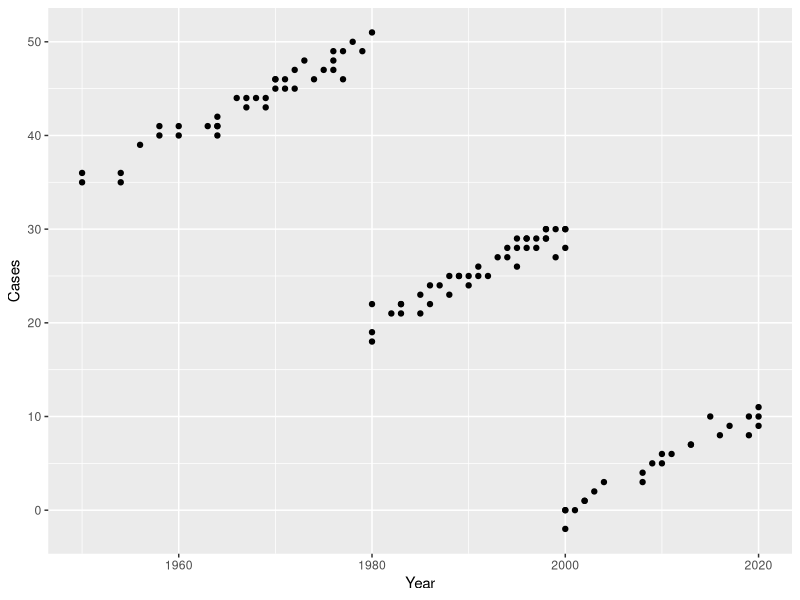
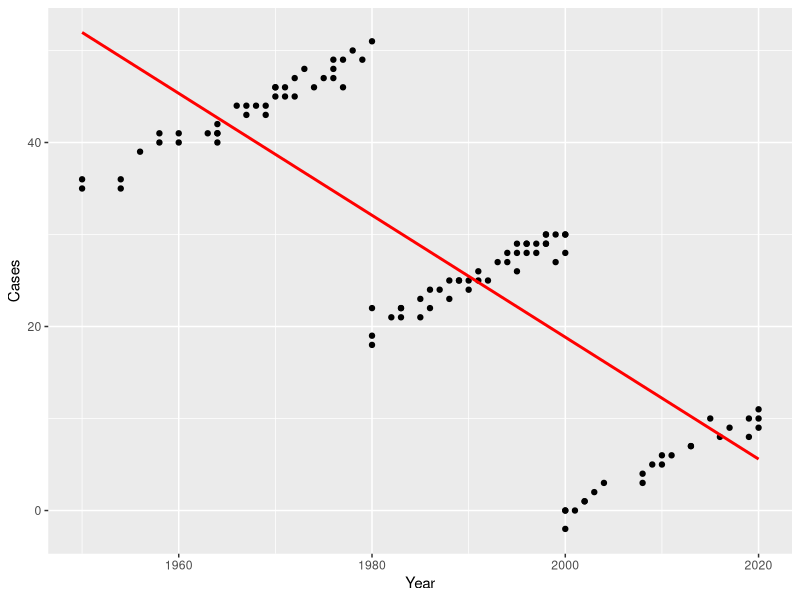
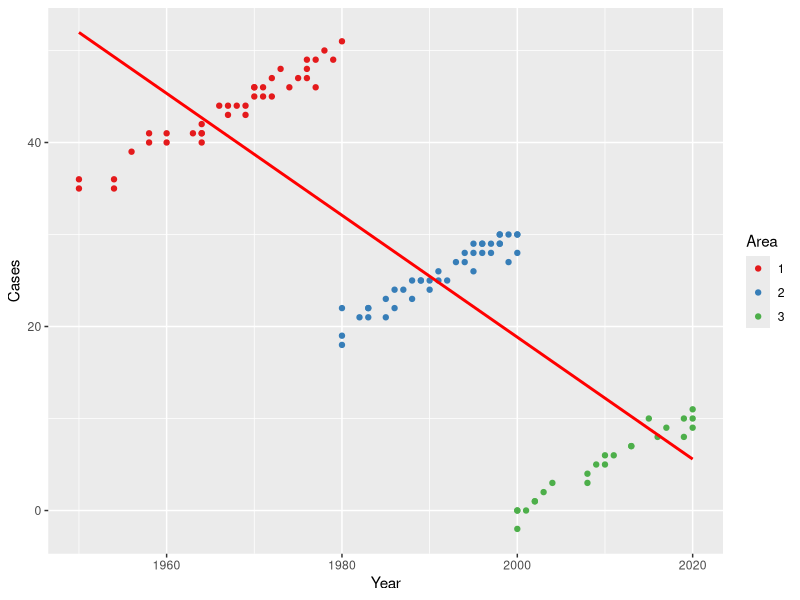
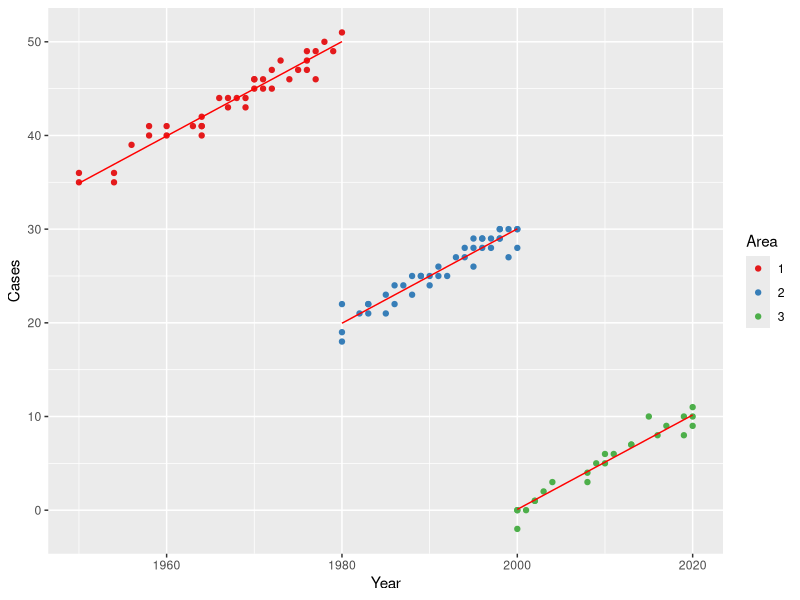
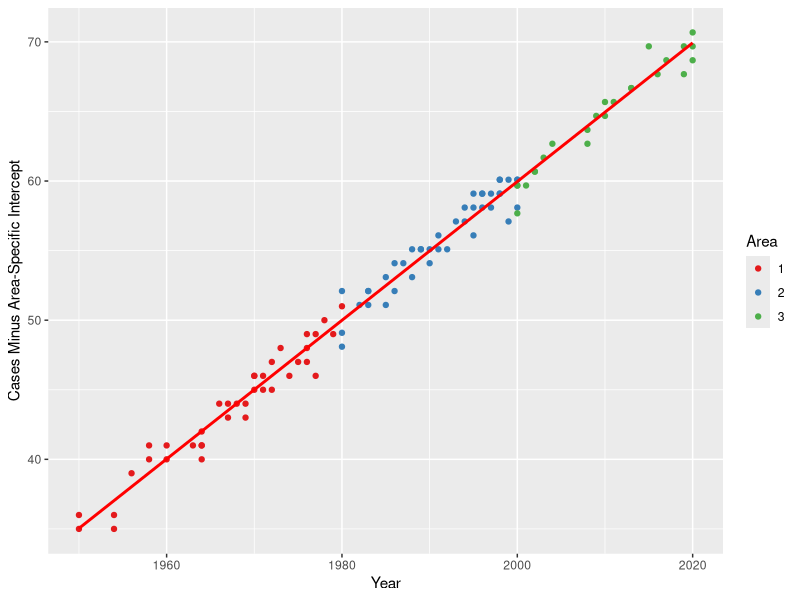

These charts were generated, in order, by the following R code:
## ---- chunk 1
library(data.table)
library(lme4)
library(ggplot2)
set.seed(4)

fylkeIntercepts <- data.table(fylke=1:3,fylkeIntercepts=c(30,0,-30))

d <- data.table(fylke=rep(1:3,each=100))
d <- merge(d,fylkeIntercepts,by="fylke")
d[,mainIntercept:=5]
d[,x:=runif(.N)]
d[,year:=sample(c(1950:2020),.N,replace=T)]
d[,yearMinus1950:=year-1950]
d[,mu := mainIntercept + fylkeIntercepts + 0.5*yearMinus1950]
d[,y:=round(rnorm(.N,mu,sd=1))]
#d[,y:=rpois(.N,mu)]

d[fylke==1 & !year %in% c(1950:1980),y:=NA]
d[fylke==2 & !year %in% c(1980:2000),y:=NA]
d[fylke==3 & !year %in% c(2000:2020),y:=NA]

d <- na.omit(d)
## ---- chunk 2
q <- ggplot(d,aes(x=year,y=y))
q <- q + geom_point()
q <- q + scale_x_continuous("Year")
q <- q + scale_y_continuous("Cases")
q
## ---- chunk 3
q <- ggplot(d,aes(x=year,y=y))
q <- q + geom_point()
q <- q + stat_smooth(method="lm",se=F,colour="red")
q <- q + scale_x_continuous("Year")
q <- q + scale_y_continuous("Cases")
q
## ---- chunk 4
q <- ggplot(d,aes(x=year,y=y))
q <- q + geom_point(mapping=aes(colour=as.factor(fylke)))
q <- q + stat_smooth(method="lm",se=F,colour="red")
q <- q + scale_x_continuous("Year")
q <- q + scale_y_continuous("Cases")
q <- q + scale_colour_brewer("Area",palette="Set1")
q
## ---- chunk 5
fit <- lm(y~as.factor(fylke) + yearMinus1950,data=d)
d[,p:=predict(fit,newdata=d)]

q <- ggplot(d,aes(x=year,y=y))
q <- q + geom_point(mapping=aes(colour=as.factor(fylke)))
q <- q + geom_line(mapping=aes(y=p,group=as.factor(fylke)),colour="red")
q <- q + scale_x_continuous("Year")
q <- q + scale_y_continuous("Cases")
q <- q + scale_colour_brewer("Area",palette="Set1")
q
## ---- chunk 6
d[,yMinusIntercept:=y]
d[fylke==2,yMinusIntercept:=y--30.0944]
d[fylke==3,yMinusIntercept:=y--59.6795]

q <- ggplot(d,aes(x=year,y=yMinusIntercept))
q <- q + geom_point(mapping=aes(colour=as.factor(fylke)))
q <- q + stat_smooth(method="lm",se=F,colour="red")
q <- q + scale_x_continuous("Year")
q <- q + scale_y_continuous("Cases Minus Area-Specific Intercept")
q <- q + scale_colour_brewer("Area",palette="Set1")
q
